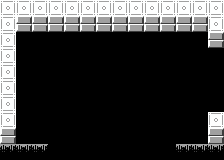

A 2D game scene composited from a Tiled map and its tileset images. What follows is a short description and the map's XML, with every tile layer's data as written:
An orthogonal 14x10 tile map with 16x16 px tiles, 1 tile layer (Tile Layer 1).

<map version="1.10" tiledversion="1.10.2" orientation="orthogonal" renderorder="right-down" width="14" height="10" tilewidth="16" tileheight="16" infinite="0" nextlayerid="2" nextobjectid="1">
 <properties>
  <property name="exit_east" type="bool" value="true" />
  <property name="exit_south" type="bool" value="true" />
 </properties>
 <tileset firstgid="1" source="../room_tileset.tsx" />
 <layer id="1" name="Tile Layer 1" width="14" height="10">
  <data encoding="csv">
4,4,4,4,4,4,4,4,4,4,4,4,4,4,
4,3,3,3,3,3,3,3,3,3,3,3,3,4,
4,1,1,1,1,1,1,1,1,1,1,1,1,3,
4,1,1,1,1,1,1,1,1,1,1,1,1,1,
4,1,1,1,1,1,1,1,1,1,1,1,1,1,
4,1,1,1,1,1,1,1,1,1,1,1,1,1,
4,1,1,1,1,1,1,1,1,1,1,1,1,1,
4,1,1,1,1,1,1,1,1,1,1,1,1,4,
3,1,1,1,1,1,1,1,1,1,1,1,1,3,
5,5,5,1,1,1,1,1,1,1,1,5,5,5
</data>
 </layer>
</map>
